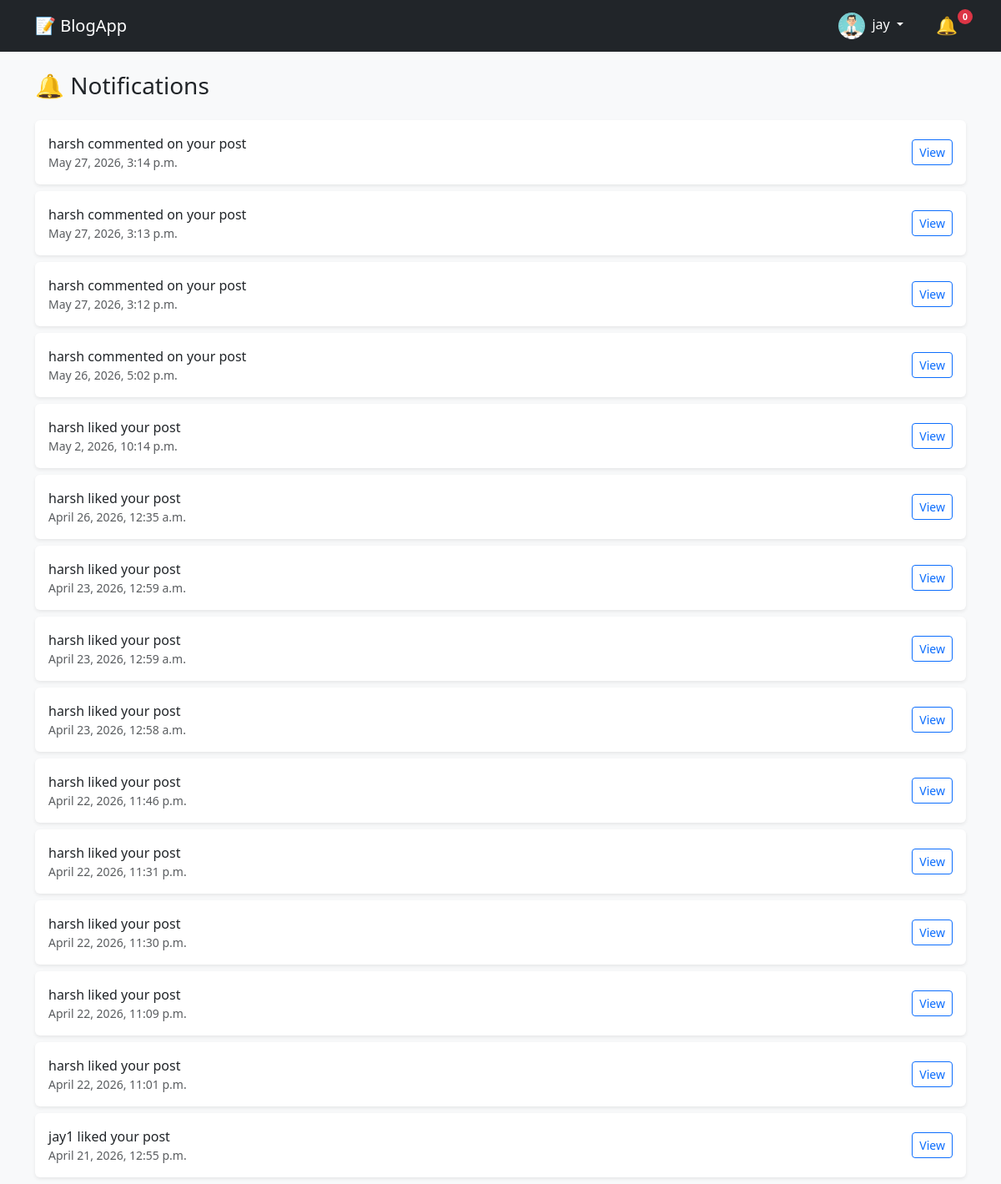
The app's page /notifications/ (signed in), older data.
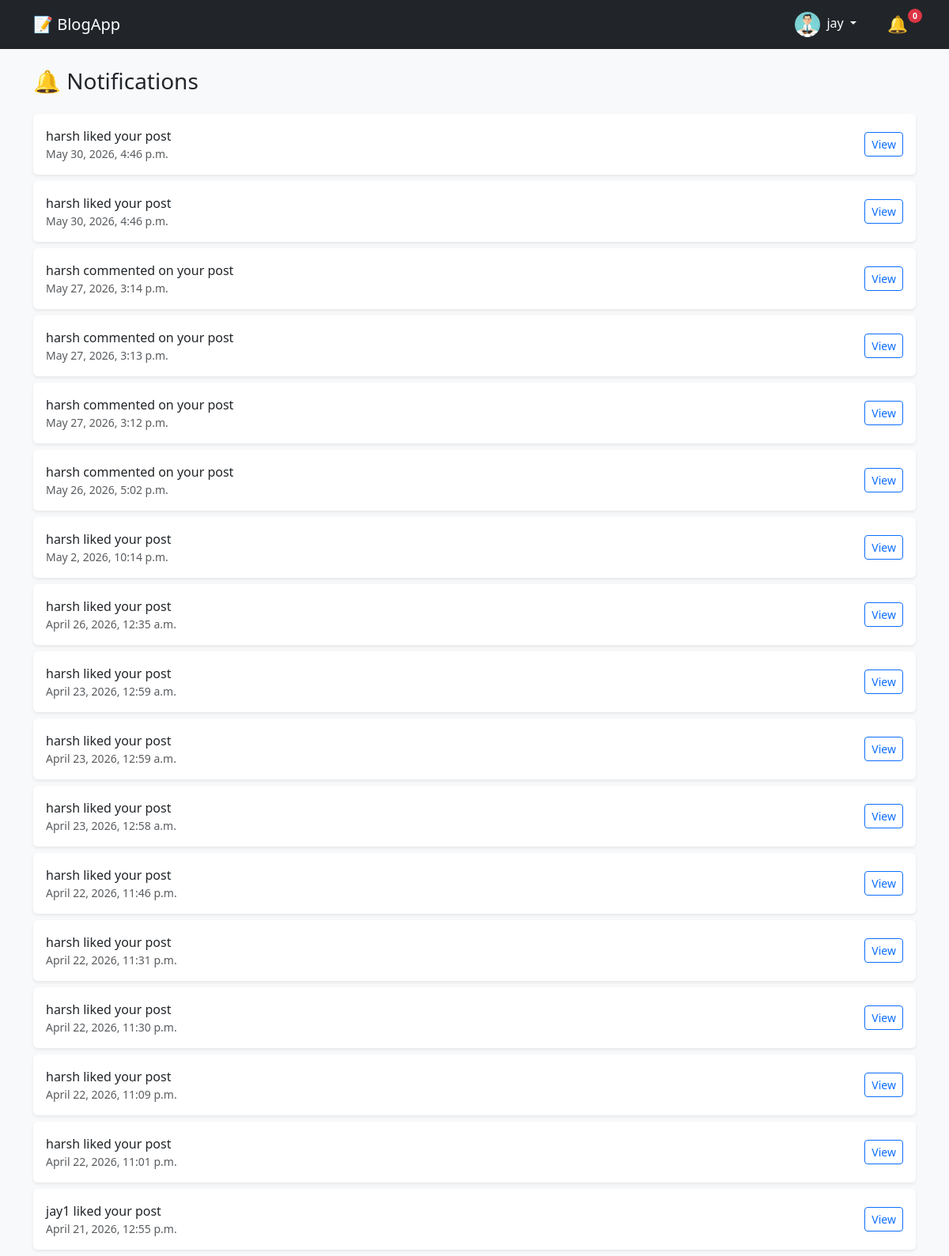
The same page, newer data.
### blogapp/models.py (models this page shows, shortened)
class Profile(models.Model):
    user = models.OneToOneField(User, on_delete=models.CASCADE)
    profile_pic = models.ImageField(blank=True, null=True)
    bio = models.TextField(blank=True, null=True)
    followers = models.ManyToManyField(User, related_name="following", blank=True)
    created_at = models.DateTimeField(auto_now_add=True)

class Notification(models.Model):
    user = models.ForeignKey(User, on_delete=models.CASCADE) # receiver
    sender = models.ForeignKey(User, on_delete=models.CASCADE, related_name="sent_notification")
    post = models.ForeignKey(Post, on_delete=models.CASCADE, null=True, blank=True)
    comment = models.ForeignKey(Comment, on_delete=models.CASCADE, null=True, blank=True)
    message = models.CharField(max_length=100)
    is_read = models.BooleanField(default=False)
    created_at = models.DateTimeField(auto_now_add=True)

### blogapp/views.py (the view)
# urls.py: path('notifications/', notification_view, name='notifications'),
@login_required
def notification_view(request):
    notifications = Notification.objects.filter(user=request.user).order_by("-created_at")
    notifications.update(is_read=True)
    return render(request, "blog/notification.html", {
        'notifications': notifications
    })

### blogapp/context_processors.py (called while the page is built)
def notification_count(request):
    if request.user.is_authenticated:
        count = Notification.objects.filter(
            user=request.user,
            is_read=False
        ).count()
    else:
        count = 0
    return {'notification_count': count}

### blogapp/templates/blog/notification.html (shortened to what this page needs)
{% extends 'base.html' %}
{% block content %}
<h3 class="mb-4">🔔 Notifications</h3>
{% for n in notifications %}
    <div class="card mb-2 shadow-sm border-0">
        <div class="card-body d-flex justify-content-between align-items-center">
            <div>
                {{ n.message }} <br>
                <small class="text-muted">{{ n.created_at }}</small>
            </div>
            {% if n.post %}
                <a href="{% url 'post_detail' n.post.id %}"
                   class="btn btn-sm btn-outline-primary">
                    View
                </a>
            {% endif %}
        </div>
    </div>
{% empty %}
    <p class="text-muted">No notifications</p>
{% endfor %}
{% endblock %}

### blogapp/templates/base.html (shortened to what this page needs)
{% load static %}
<html>
<head>
    <link href="https://cdn.jsdelivr.net/npm/bootstrap@5.3.0/dist/css/bootstrap.min.css" rel="stylesheet">
    <link rel="stylesheet" href="{% static 'css/style.css' %}">
</head>
<body class="bg-light">
    <nav class="navbar navbar-expand-lg navbar-dark bg-dark">
        <div class="container">
            <a class="navbar-brand" href="{% url 'post_list' %}">📝 BlogApp</a>
            <div class="d-flex align-items-center gap-3">
                <div class="dropdown">
                    <button class="btn btn-link dropdown-toggle text-white text-decoration-none" type="button"
                        data-bs-toggle="dropdown" aria-expanded="false">
                        {% if user.is_authenticated %}
                            {% if request.user.profile.profile_pic %}
                                <img src="{{ request.user.profile.profile_pic.url }}" alt="Avatar"
                                    style="width: 32px; height: 32px; border-radius: 50%; object-fit: cover;">
                            {% else %}
                                <div style="width: 32px; height: 32px; background: #667eea; border-radius: 50%; display: inline-flex; align-items: center; justify-content: center; color: white;">
                                    {{ request.user.username|make_list|first|upper }}
                                </div>
                            {% endif %}
                        {% else %}
                            <img src="{% static 'images/default-avatar.png' %}" alt="Avatar"
                                style="width: 32px; height: 32px; border-radius: 50%; object-fit: cover;">
                        {% endif %}
                        <span class="ms-1">{{ request.user.username|default:'Guest' }}</span>
                    </button>
                </div>
                {% if request.user.is_authenticated %}
                <div class="notification-wrapper" id="wrapper">
                    <a href="{% url 'notifications' %}" class="notification-bell-link" id="notificationBellLink">
                        🔔
                        <span id="notif-count" class="notification-badge">0</span>
                    </a>
                </div>
                {% endif %}
            </div>
        </div>
    </nav>
    <div class="container mt-4">
        {% block content %}
        {% endblock %}
    </div>
</body>
</html>

### blogapp/static/css/style.css (style rules this page uses)
#wrapper { position: relative; display: inline-block; }
#wrapper a { position: relative; display: inline-flex; align-items: center; gap: 5px; font-size: 1.3rem; text-decoration: none; padding: 5px 10px; border-radius: 50%; transition: all 0.2s; }
#notif-count { position: absolute; top: 1px; right: -8px; background: #dc3545; color: white !important; font-size: 0.65rem; font-weight: bold; min-width: 18px; height: 18px; padding: 0 5px; border-radius: 50%; display: inline-flex; align-items: center; justify-content: center; box-shadow: 0 0 0 2px #212529; }

Row changes from the older to the newer data that the page shows:
added Notification: message "harsh liked your post", created_at "May 30, 2026, 4:46 p.m.", shows "View"
added Notification: message "harsh liked your post", created_at "May 30, 2026, 4:46 p.m.", shows "View"
